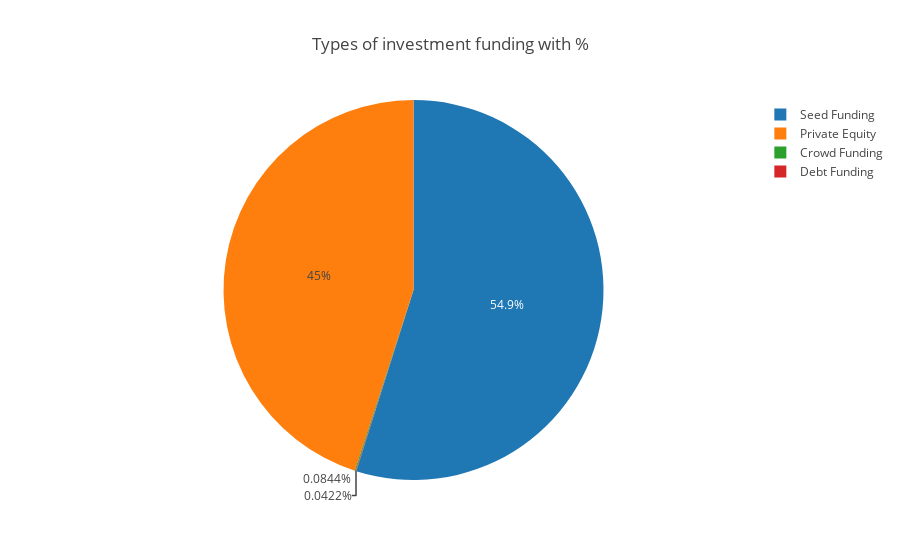

Notebook code cell kept with this figure:
### Markdown cell above
Seed Funding and Private Equity are the top types of Funding

### Code cell
temp = startup["InvestmentType"].value_counts()
labels = temp.index
sizes = (temp / temp.sum())*100
trace = go.Pie(labels=labels, values=sizes, hoverinfo='label+percent')
layout = go.Layout(title='Types of investment funding with %')
data = [trace]
fig = go.Figure(data=data, layout=layout)
py.iplot(fig, filename="BorrowerGender")

### Figure 1 — Plotly figure (JSON) as saved in the notebook; plotly's stock layout.template omitted (floating-point values rounded to 4 significant figures)
{"data": [{"hoverinfo": "label+percent", "labels": ["Seed Funding", "Private Equity", "Crowd Funding", "Debt Funding"], "type": "pie", "values": [54.87, 45.0, 0.08435, 0.04218]}], "layout": {"title": "Types of investment funding with %"}}
